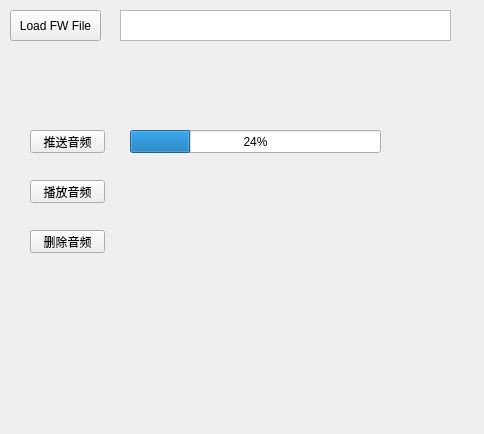
<?xml version="1.0" encoding="UTF-8"?>
<ui version="4.0">
 <class>Form</class>
 <widget class="QWidget" name="Form">
  <property name="geometry">
   <rect>
    <x>0</x>
    <y>0</y>
    <width>484</width>
    <height>434</height>
   </rect>
  </property>
  <property name="windowTitle">
   <string>Form</string>
  </property>
  <widget class="QPushButton" name="btn_push_file">
   <property name="geometry">
    <rect>
     <x>30</x>
     <y>130</y>
     <width>75</width>
     <height>23</height>
    </rect>
   </property>
   <property name="text">
    <string>推送音频</string>
   </property>
  </widget>
  <widget class="QPushButton" name="btn_play_music">
   <property name="geometry">
    <rect>
     <x>30</x>
     <y>180</y>
     <width>75</width>
     <height>23</height>
    </rect>
   </property>
   <property name="text">
    <string>播放音频</string>
   </property>
  </widget>
  <widget class="QPushButton" name="btn_del_file">
   <property name="geometry">
    <rect>
     <x>30</x>
     <y>230</y>
     <width>75</width>
     <height>23</height>
    </rect>
   </property>
   <property name="text">
    <string>删除音频</string>
   </property>
  </widget>
  <widget class="QPushButton" name="btn_push_file_2">
   <property name="geometry">
    <rect>
     <x>10</x>
     <y>10</y>
     <width>91</width>
     <height>31</height>
    </rect>
   </property>
   <property name="text">
    <string>Load FW File</string>
   </property>
  </widget>
  <widget class="QTextBrowser" name="fileT">
   <property name="geometry">
    <rect>
     <x>120</x>
     <y>10</y>
     <width>331</width>
     <height>31</height>
    </rect>
   </property>
  </widget>
  <widget class="QProgressBar" name="progressBar">
   <property name="geometry">
    <rect>
     <x>130</x>
     <y>130</y>
     <width>251</width>
     <height>23</height>
    </rect>
   </property>
   <property name="value">
    <number>24</number>
   </property>
  </widget>
 </widget>
 <resources/>
 <connections/>
</ui>
